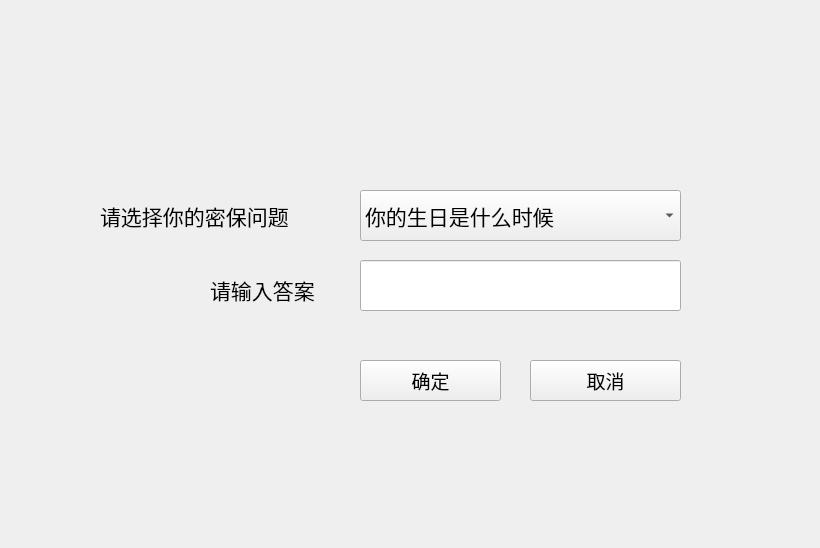
<?xml version="1.0" encoding="UTF-8"?>
<ui version="4.0">
 <class>Form</class>
 <widget class="QWidget" name="Form">
  <property name="geometry">
   <rect>
    <x>0</x>
    <y>0</y>
    <width>820</width>
    <height>548</height>
   </rect>
  </property>
  <property name="windowTitle">
   <string>Form</string>
  </property>
  <widget class="QLineEdit" name="answer">
   <property name="geometry">
    <rect>
     <x>360</x>
     <y>260</y>
     <width>321</width>
     <height>51</height>
    </rect>
   </property>
   <property name="font">
    <font>
     <family>宋体</family>
     <pointsize>14</pointsize>
    </font>
   </property>
   <property name="text">
    <string/>
   </property>
  </widget>
  <widget class="QLabel" name="label_3">
   <property name="geometry">
    <rect>
     <x>210</x>
     <y>270</y>
     <width>141</width>
     <height>41</height>
    </rect>
   </property>
   <property name="text">
    <string>&lt;html&gt;&lt;head/&gt;&lt;body&gt;&lt;p&gt;&lt;span style=&quot; font-size:16pt;&quot;&gt;请输入答案&lt;/span&gt;&lt;/p&gt;&lt;/body&gt;&lt;/html&gt;</string>
   </property>
  </widget>
  <widget class="QLabel" name="label">
   <property name="geometry">
    <rect>
     <x>100</x>
     <y>200</y>
     <width>251</width>
     <height>31</height>
    </rect>
   </property>
   <property name="text">
    <string>&lt;html&gt;&lt;head/&gt;&lt;body&gt;&lt;p&gt;&lt;span style=&quot; font-size:16pt;&quot;&gt;请选择你的密保问题&lt;/span&gt;&lt;/p&gt;&lt;/body&gt;&lt;/html&gt;</string>
   </property>
  </widget>
  <widget class="QPushButton" name="pb1">
   <property name="geometry">
    <rect>
     <x>360</x>
     <y>360</y>
     <width>141</width>
     <height>41</height>
    </rect>
   </property>
   <property name="font">
    <font>
     <family>Adobe Arabic</family>
     <pointsize>14</pointsize>
    </font>
   </property>
   <property name="text">
    <string>确定</string>
   </property>
  </widget>
  <widget class="QPushButton" name="pb2">
   <property name="enabled">
    <bool>true</bool>
   </property>
   <property name="geometry">
    <rect>
     <x>530</x>
     <y>360</y>
     <width>151</width>
     <height>41</height>
    </rect>
   </property>
   <property name="font">
    <font>
     <family>Adobe Arabic</family>
     <pointsize>14</pointsize>
    </font>
   </property>
   <property name="text">
    <string>取消</string>
   </property>
  </widget>
  <widget class="QComboBox" name="wenti">
   <property name="geometry">
    <rect>
     <x>360</x>
     <y>190</y>
     <width>321</width>
     <height>51</height>
    </rect>
   </property>
   <property name="font">
    <font>
     <family>Adobe Arabic</family>
     <pointsize>16</pointsize>
    </font>
   </property>
   <item>
    <property name="text">
     <string>你的生日是什么时候</string>
    </property>
   </item>
   <item>
    <property name="text">
     <string>你最喜爱的老师是谁</string>
    </property>
   </item>
   <item>
    <property name="text">
     <string>你最好的小伙伴是谁</string>
    </property>
   </item>
  </widget>
 </widget>
 <resources/>
 <connections/>
</ui>
